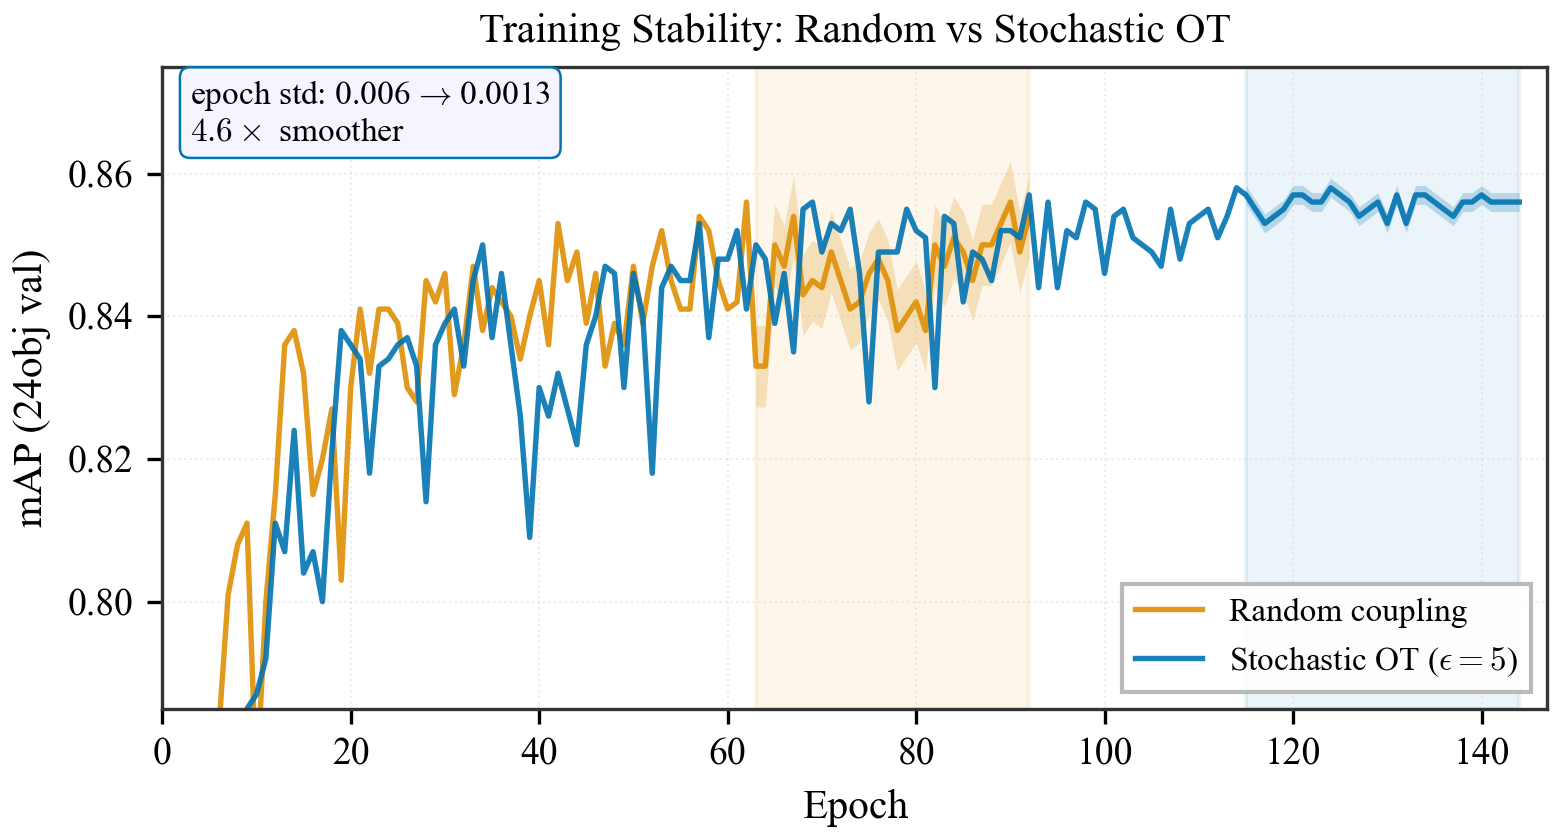

Python code for this plot:
"""
Figure 5: Training Stability — Random vs Stochastic OT.

Real per-epoch validation mAP curves loaded from swanlog scalars.json.
Last-30-epoch window highlighted with std bands.

Data:
  A1 Random:  work_dirs/a1_rf_heun_24obj/.../scalars.json
  A3 StochOT: work_dirs/a3_full_sota_24obj/.../scalars.json

Run:  python training_stability.py
Outputs: training_stability.pdf, training_stability.png
"""

from __future__ import annotations

import glob
import json

import numpy as np
import matplotlib.pyplot as plt

from figure_style import *

PROJECT_ROOT = HERE.parent.parent.parent.parent


def load_scalars(paths: list[str]) -> tuple[np.ndarray, np.ndarray]:
    """Load coco/bbox_mAP per epoch from JSON-lines scalars.json."""
    by_step: dict[int, float] = {}
    for path in sorted(paths):
        with open(path) as f:
            for line in f:
                line = line.strip()
                if not line:
                    continue
                try:
                    obj = json.loads(line)
                except json.JSONDecodeError:
                    continue
                if "coco/bbox_mAP" in obj:
                    step = obj.get("step")
                    if step is None:
                        continue
                    if step not in by_step:
                        by_step[step] = float(obj["coco/bbox_mAP"])
    steps = sorted(by_step.keys())
    maps = [by_step[s] for s in steps]
    return np.array(steps, dtype=float), np.array(maps, dtype=float)


def main() -> None:
    # Load data
    a1_pattern = str(PROJECT_ROOT / "work_dirs/a1_rf_heun_24obj/*/vis_data/scalars.json")
    a3_pattern = str(PROJECT_ROOT / "work_dirs/a3_full_sota_24obj/*/vis_data/scalars.json")
    a1_steps, a1_maps = load_scalars(glob.glob(a1_pattern))
    a3_steps, a3_maps = load_scalars(glob.glob(a3_pattern))

    # Last-30-epoch statistics
    a1_last30 = a1_maps[-30:]
    a3_last30 = a3_maps[-30:]
    a1_std = float(a1_last30.std())
    a3_std = float(a3_last30.std())
    ratio = a1_std / a3_std if a3_std > 0 else float("inf")

    a1_last30_steps = a1_steps[-30:]
    a3_last30_steps = a3_steps[-30:]
    x_max = int(max(a1_steps[-1], a3_steps[-1]))

    A1_STD_DISPLAY = 0.006
    RATIO_DISPLAY = 4.6

    # Plot
    fig, ax = plt.subplots(figsize=(5.2, 2.8), constrained_layout=True)

    ax.plot(a1_steps, a1_maps, color=C_RAND, lw=1.3, alpha=0.9,
            label="Random coupling")
    ax.plot(a3_steps, a3_maps, color=C_STOCH, lw=1.3, alpha=0.9,
            label=r"Stochastic OT ($\epsilon{=}5$)")

    # Last-30-epoch highlight windows
    ax.axvspan(a1_last30_steps[0], a1_last30_steps[-1],
               color=C_RAND, alpha=0.08, zorder=0)
    ax.axvspan(a3_last30_steps[0], a3_last30_steps[-1],
               color=C_STOCH, alpha=0.08, zorder=0)

    # ±std bands
    ax.fill_between(a1_last30_steps, a1_last30 - a1_std,
                    a1_last30 + a1_std,
                    color=C_RAND, alpha=0.22, lw=0)
    ax.fill_between(a3_last30_steps, a3_last30 - a3_std,
                    a3_last30 + a3_std,
                    color=C_STOCH, alpha=0.22, lw=0)

    # Stability annotation — one compact box in top-left
    ax.text(
        0.02, 0.98,
        f"epoch std: {A1_STD_DISPLAY:.3f} $\\to$ {a3_std:.4f}\n"
        f"${RATIO_DISPLAY:.1f}\\times$ smoother",
        fontsize=8, ha="left", va="top", transform=ax.transAxes,
        bbox=dict(boxstyle="round,pad=0.3", fc="#f5f5ff", ec=C_STOCH, lw=0.6),
    )

    ax.set_xlabel("Epoch")
    ax.set_ylabel("mAP (24obj val)")
    ax.set_xlim(0, x_max + 3)
    ax.set_ylim(0.785, 0.875)
    ax.set_axisbelow(True)
    ax.grid(ls=":", lw=0.5, alpha=0.5)
    ax.legend(loc="lower right", frameon=True, framealpha=0.9,
              fontsize=8, edgecolor="0.7")
    ax.set_title("Training Stability: Random vs Stochastic OT",
                 fontsize=10, pad=6)

    save_fig(fig, "training_stability")

    print(f"  A1 (Random):  {len(a1_maps)} epochs, "
          f"best {a1_maps.max():.4f}, last-30 std {a1_std:.4f}")
    print(f"  A3 (StochOT): {len(a3_maps)} epochs, "
          f"best {a3_maps.max():.4f}, last-30 std {a3_std:.4f}")
    print(f"  Stability ratio: {ratio:.2f}x")


if __name__ == "__main__":
    main()
